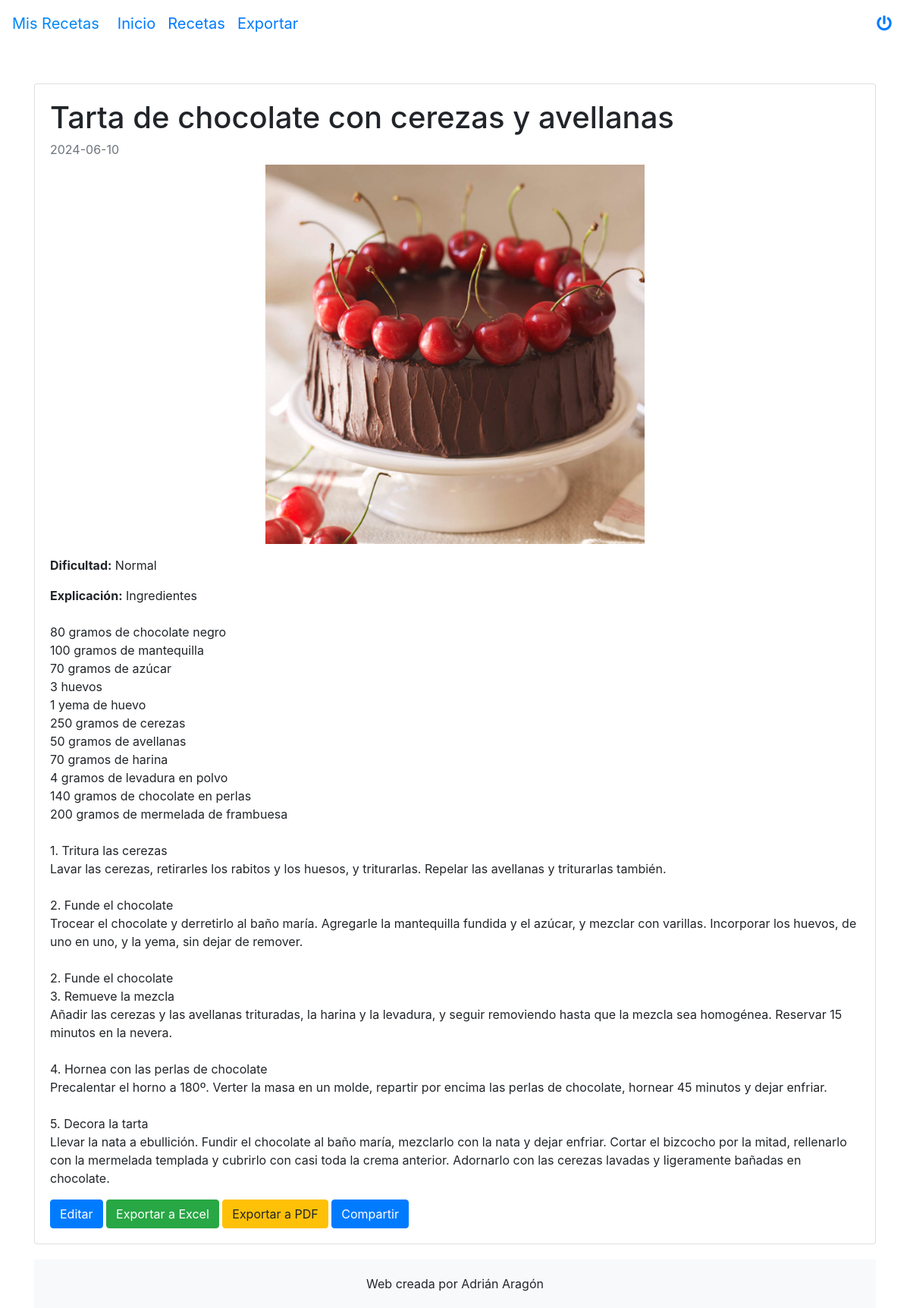
/views/recetas.php?id=2 (signed in), run on the app's committed database.
### tables this page shows
CREATE TABLE `recetas` (
    `id` int(11) NOT NULL AUTO_INCREMENT,
    `tipo` enum(
        'Plato principal',
        'Entrante',
        'Postre'
    ) NOT NULL,
    `nombre` varchar(255) NOT NULL,
    `fecha_creacion` date NOT NULL,
    `imagen` varchar(255) DEFAULT NULL,
    `dificultad` enum(
        'No se ha especificado la dificultad',
        'Muy fácil',
        'Fácil',
        'Normal',
        'Difícil',
        'Muy difícil'
    ) NOT NULL,
    `explicacion` text DEFAULT NULL,
    PRIMARY KEY (`id`)
);

### views/recetas.php (the view, shortened to what this page needs)
<?php include '../inc/header.php'; ?>
<div class="container mt-5">
    <?php
    $id = $_GET["id"];
    $host = "localhost";
    $db   = "misrecetas";
    $user = "root";
    $pass = "";
    $conn = new mysqli($host, $user, $pass, $db);
    $sql = "SELECT * FROM recetas WHERE id = ?";
    $stmt = $conn->prepare($sql);
    $stmt->bind_param("i", $id);
    $stmt->execute();
    $result = $stmt->get_result();
    $receta = $result->fetch_assoc();
    ?>
    <div class="card">
        <div class="card-body">
            <h1 class="card-title"><?php echo $receta["nombre"]; ?></h1>
            <p class="card-subtitle mb-2 text-muted"><?php echo $receta["fecha_creacion"]; ?></p>
            <div class="d-flex justify-content-center">
                <?php if (empty($receta["imagen"]) || $receta["imagen"] == "img/imagen_predeterminada.svg") : ?>
                    <img class="img-fluid" src="../img/imagen_predeterminada.svg" alt="Imagen de la receta" style="max-width: 500px;">
                <?php else : ?>
                    <img class="img-fluid" src="../uploads/<?php echo $receta["imagen"]; ?>" alt="Imagen de la receta" style="max-width: 500px;">
                <?php endif; ?>
            </div>
            <p class="card-text mt-3"><strong>Dificultad:</strong> <?php echo $receta["dificultad"]; ?></p>
            <p class="card-text"><strong>Explicación:</strong> <?php echo nl2br($receta["explicacion"]); ?></p>
            <a href="editar_receta.php?id=<?php echo $id; ?>" class="btn btn-primary">Editar</a>
            <a class="btn btn-success" href="exportarexcel.php?id=<?php echo $id; ?>" role="button">Exportar a Excel</a>
            <a class="btn btn-warning" href="exportarpdf.php?id=<?php echo $id; ?>" role="button">Exportar a PDF</a>
            <a href="mailto:?subject=Mira esta receta que he encontrado en www.misrecetas.com&body=Hola, mira esta receta que he encontrado en www.misrecetas.com %0D%0A%0D%0ANombre de la receta: <?php echo rawurlencode($receta['nombre']); ?>%0D%0ADificultad: <?php echo rawurlencode($receta['dificultad']); ?>%0D%0AExplicación: <?php echo rawurlencode(str_replace('<br />', "\n", nl2br($receta['explicacion']))); ?>%0D%0A%0D%0AHaz click aquí para entrar en nuestra página y registrarte. Podrás ver esta y muchas recetas más: http://localhost/recetas.php?id=<?php echo $id; ?>" class="btn btn-primary">Compartir</a>
        </div>
    </div>
    <?php include '../inc/footer.php'; ?>
    </body>
    </html>

### css/style.css (style rules this page uses)
.card { display: flex; flex-direction: column; }
.card-body { flex: 1 0 auto; }
body { background: url('../img/background.sv') no-repeat center center fixed; -webkit-background-size: cover; -moz-background-size: cover; -o-background-size: cover; background-size: cover; }

### data on the page
recetas: nombre "Tarta de chocolate con cerezas y avellanas", fecha_creacion "2024-06-10", imagen (picture), dificultad "Normal", explicacion "Ingredientes 80 gramos de chocolate negro 100 gramos de mantequilla 70 gramos de azúcar 3 huevos 1 yema de huevo 250 gramos de cerezas 50 gramos de avellanas 70 gramos de harina 4 gramos de levadura en polvo 140 gramos de chocolate en perlas 200 gramos de mermelada de frambuesa 1. Tritura las cerezas Lavar las cerezas, retirarles los rabitos y los huesos, y triturarlas. Repelar las avellanas y triturarlas también. 2. Funde el chocolate Trocear el chocolate y derretirlo al baño maría. Agregarle la mantequilla fundida y el azúcar, y mezclar con varillas. Incorporar los huevos, de uno en uno, y la yema, sin dejar de remover. 2. Funde el chocolate 3. Remueve la mezcla Añadir las cerezas y las…"
